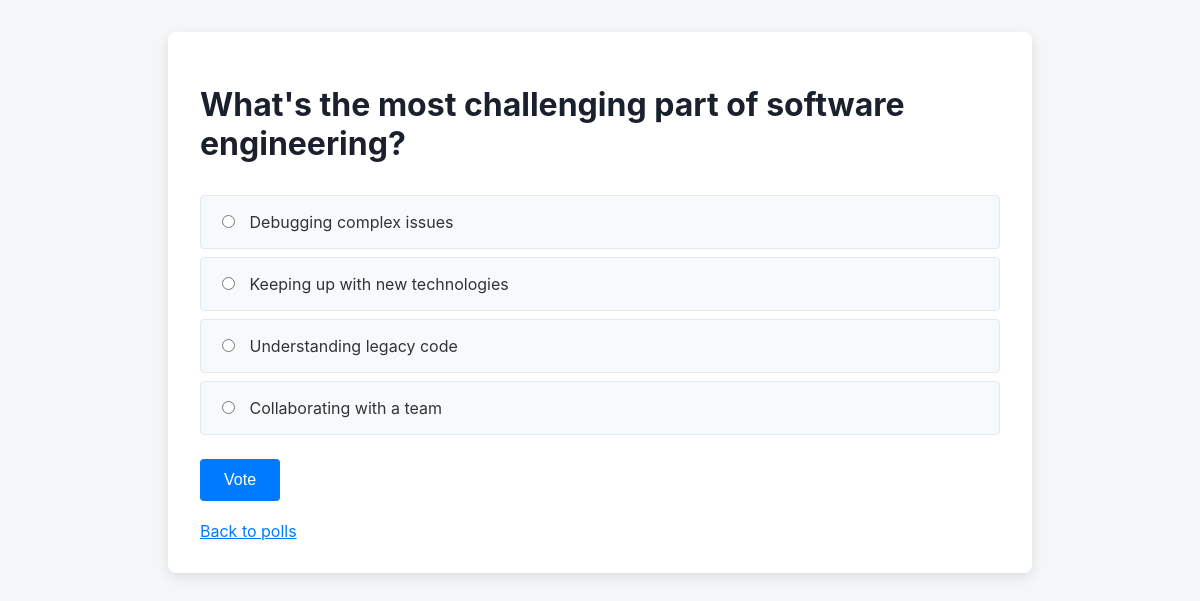
Page /polls/11/ on the committed database.
### polls/models.py (models this page shows, shortened)
class Question(models.Model):
    question_text = models.CharField(max_length=200)
    pub_date = models.DateTimeField("date published")

class Choice(models.Model):
    question = models.ForeignKey(Question, on_delete=models.CASCADE)
    choice_text = models.CharField(max_length=200)
    votes = models.IntegerField(default=0)

### polls/views.py (the view)
# urls.py: path("<int:pk>/", views.DetailView.as_view(), name="detail"),
class DetailView(generic.DetailView):
    model = Question
    template_name = "polls/detail.html"

### polls/templates/polls/detail.html (shortened to what this page needs)
<!DOCTYPE html>
<html lang="en">
<head>
</head>
<body>
    <div class="container">
        <h1>{{ question.question_text }}</h1>
        <form action="{% url 'polls:vote' question.id %}" method="post">
        {% for choice in question.choice_set.all %}
            <label class="choice-label">
                <input type="radio" name="choice" id="choice{{ forloop.counter }}" value="{{ choice.id }}">
                {{ choice.choice_text }}
            </label>
        {% endfor %}
        <input type="submit" value="Vote" class="vote-button">
        </form>
        <br>
        <a href="{% url 'polls:index' %}">Back to polls</a>
    </div>
</body>
</html>

### polls/templates/polls/detail.html (style rules this page uses)
body { font-family: -apple-system, BlinkMacSystemFont, "Segoe UI", Roboto, Helvetica, Arial, sans-serif; background-color: #f4f6f8; color: #333; margin: 0; padding: 2rem; }
.container { max-width: 800px; margin: auto; background: white; padding: 2rem; border-radius: 8px; box-shadow: 0 4px 12px rgba(0,0,0,0.1); }
h1 { color: #1a202c; margin-bottom: 2rem; }
.choice-label { display: block; background-color: #f7fafc; border: 1px solid #e2e8f0; padding: 1rem; margin-bottom: 0.5rem; border-radius: 4px; cursor: pointer; }
input[type="radio"] { margin-right: 10px; }
.vote-button { background-color: #007bff; color: white; border: none; padding: 0.75rem 1.5rem; font-size: 1rem; border-radius: 4px; cursor: pointer; margin-top: 1rem; }
a { color: #007bff; }

### rows in the picture
Question: question_text "What's the most challenging part of software engineering?"
Choice: choice_text "Debugging complex issues"
Choice: choice_text "Keeping up with new technologies"
Choice: choice_text "Understanding legacy code"
Choice: choice_text "Collaborating with a team"
